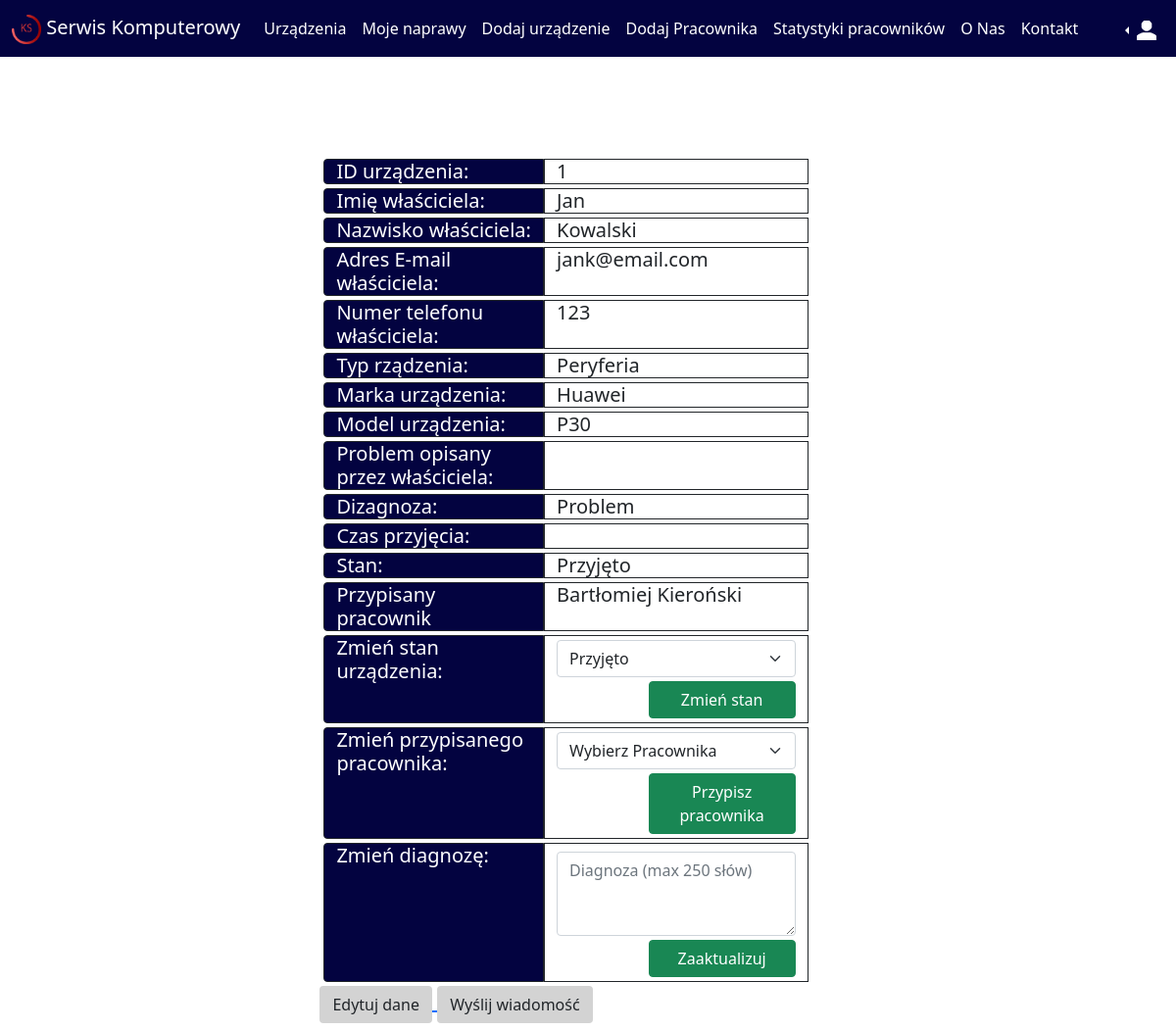
Page /deviceinfo.php?id=1 (signed in) on the committed database.
### tables this page shows
CREATE TABLE `urzadzenie` (
  `idUrzadzenia` int(11) NOT NULL,
  `imieWlasciciela` varchar(30) DEFAULT NULL,
  `nazwiskoWlasciciela` varchar(30) DEFAULT NULL,
  `adresEmailWlasiciela` varchar(30) DEFAULT NULL,
  `numerTelefonuWlasciciela` varchar(30) DEFAULT NULL,
  `markaUrzadzenia` varchar(30) DEFAULT NULL,
  `typUrzadzenia` varchar(30) DEFAULT NULL,
  `modelUrzadzenia` varchar(30) DEFAULT NULL,
  `Problem` tinytext DEFAULT NULL,
  `Diagnoza` varchar(250) DEFAULT NULL,
  `Stan` varchar(100) DEFAULT NULL,
  `DataObecna` datetime DEFAULT NULL,
  `PrzypisanyPracownik` int(11) DEFAULT NULL
);

CREATE TABLE `owner` (
  `Id` int(11) NOT NULL,
  `Imie` varchar(30) NOT NULL,
  `Nazwisko` varchar(30) NOT NULL,
  `NumerTelefonu` varchar(11) NOT NULL,
  `AdresEmail` varchar(50) NOT NULL,
  `Haslo` varchar(30) NOT NULL,
  `typuzytkownika` varchar(30) DEFAULT NULL
);

### deviceinfo.php (the view, shortened to what this page needs)
<!DOCTYPE html>
<html>
<head>
    <link href="https://cdn.jsdelivr.net/npm/bootstrap@5.1.3/dist/css/bootstrap.min.css" rel="stylesheet">
</head>
<body>
<div class="sticky-top">
      <nav class="navbar navbar-expand-lg navbar-light kolor text-white">
        <div class="container-fluid">
          <a class="navbar-brand text-white" href="#"><img src='Projekt_ks.png' width='30px' height='30px'> Serwis Komputerowy</a>
          <div class="collapse navbar-collapse" id="navbarNav">
            <ul class="navbar-nav">
              <?php
            if(isset($_SESSION['typUzytkownika'] )) {
              if($_SESSION['typUzytkownika'] != "Uzytkownik"){
              echo "<li class='nav-item'>
              <a class='nav-link active text-white' aria-current='page' href='devices.php'>Urządzenia</a>
            </li>";
              }}
              ?>
              <li class="nav-item">
                <a class="nav-link active text-white" href="MojeUrzadzenia.php">Moje naprawy</a>
              </li>
              <?php
              if(isset($_SESSION['typUzytkownika'] )) {
              if($_SESSION['typUzytkownika'] != "Uzytkownik"){
              echo "<li class='nav-item'>
              <a class='nav-link active text-white' href='newdevice.php'>Dodaj urządzenie</a>
            </li>";
              }}
              if(isset($_SESSION['typUzytkownika'] )) {
                if($_SESSION['typUzytkownika'] == "Administrator"){
                echo "<li class='nav-item'>
                <a class='nav-link active text-white' href='dodajPracownika.php'>Dodaj Pracownika</a>
              </li>
              <li class='nav-item'>
                <a class='nav-link active text-white' href='Pracownicy.php'>Statystyki pracowników</a>
              </li>";
                }}
            ?>
            <li class="nav-item">
                <a class="nav-link text-white" href="ONas.php">O Nas</a>
              </li>
              <li class="nav-item">
                <a class="nav-link text-white" href="Kontakt.php">Kontakt</a>
              </li>
                </ul>
          </div>
          <div class='flex-box'>
          <ul class="navbar-nav justify-content-end">
            <li class="nav-item">
              <?php
            if(isset($_SESSION['typUzytkownika'] )) {
              if($_SESSION['typUzytkownika'] != null){
                echo "<li class='nav-item dropdown dropstart'>
          <a class='nav-link dropdown-toggle text-white dropdown-menu-end'  href='' id='navbarDropdownMenuLink' role='button' data-bs-toggle='dropdown' aria-expanded='false'>
            <img width='20px' height='20px' src='account.png'>
          </a>
          <ul class='dropdown-menu' aria-labelledby='navbarDropdownMenuLink'>
            <li><a class='dropdown-item' href='Userinfo.php'>Mój Profil</a></li>
            <li><a class='dropdown-item' href='MojeUrzadzenia.php'>Moje urządzenia</a></li>
            <li><form action='wyloguj.php'>
            <a class='dropdown-item text-dark' type='submit' href='wyloguj.php' method='post' >Wyloguj</a>
            </form></li>
          </ul>
        </li>
                </dropdown>";
              }
            } else{
              echo "<li class='nav-item'>
              <a class='nav-link active text-white' href='login.php'>Zaloguj</a>
            </li>";
          }
            ?>
        </div>
      </nav>
    </div>
    <div>
        <div style="padding-top: 100px">
        <div class="container-fluid " style="width: 70%; pading:left" >
          <div class='container' style='width:70%'>
        <h5>
        <?php
          $idurzadzenia= $_GET['id'];
          $conn = @new mysqli('localhost','root','','serwiskomputerowy');
          if($conn->connect_error !=0){
            echo "wystąpił błąd połączenia".$conn->connect_error;
        }
        else{
          $sql = "SELECT * FROM urzadzenie WHERE idUrzadzenia='$idurzadzenia'";
          $result=$conn->query($sql);
          if($result!=null){
            while($row = $result->fetch_assoc()){
            echo "
            <div class='row m-1 ' style=''>
              <div class='col-5 kolory rounded-start text-white border border-dark border-1' width=''>ID urządzenia: </div>
              <div class='col-6  border border-dark border-1'>$row[idUrzadzenia]</div>
            </div>
            <div class='row m-1 '>
              <div class='col-5 kolory rounded-start text-white border border-dark border-1'>Imię właściciela:</div>
              <div class='col-6  border border-dark border-1'>$row[imieWlasciciela]</div>
            </div>
            <div class='row m-1'>
              <div class='col-5 kolory rounded-start text-white border border-dark border-1'>Nazwisko właściciela:</div>
              <div class='col-6 border border-dark border-1'>$row[nazwiskoWlasciciela]</div>
            </div>
            <div class='row m-1'>
              <div class='col-5 kolory rounded-start text-white border border-dark border-1'>Adres E-mail właściciela:</div>
              <div class='col-6 border border-dark border-1'>$row[adresEmailWlasiciela]</div>
            </div>
            <div class='row m-1'>
              <div class='col-5 kolory rounded-start text-white border border-dark border-1'>Numer telefonu właściciela:</div>
              <div class='col-6 border border-dark border-1'>$row[numerTelefonuWlasciciela]</div>
            </div>
            <div class='row m-1'>
              <div class='col-5 kolory rounded-start text-white border border-dark border-1'>Typ rządzenia:</div>
              <div class='col-6 border border-dark border-1'>$row[typUrzadzenia]</div>
            </div>
            <div class='row m-1'>
              <div class='col-5 kolory rounded-start text-white border border-dark border-1'>Marka urządzenia:</div>
              <div class='col-6 border border-dark border-1'>$row[markaUrzadzenia]</div>
            </div>
            <div class='row m-1'>
              <div class='col-5 kolory rounded-start text-white border border-dark border-1'>Model urządzenia:</div>
              <div class='col-6 border border-dark border-1'>$row[modelUrzadzenia]</div>
            </div>
            <div class='row m-1'>
            <div class='col-5 kolory rounded-start border text-white border-dark border-1'>Problem opisany przez właściciela:</div>
            <div class='col-6 border border-dark border-1'>$row[Problem]</div>
          </div>
          <div class='row m-1'>
              <div class='col-5 kolory rounded-start text-white border border-dark border-1'>Dizagnoza:</div>
              <div class='col-6 border border-dark border-1'>$row[Diagnoza]</div>
            </div>
            <div class='row m-1'>
              <div class='col-5 kolory rounded-start text-white border border-dark border-1'>Czas przyjęcia:</div>
              <div class='col-6 border border-dark border-1'>$row[DataObecna]</div>
            </div>
            <div class='row m-1'>
              <div class='col-5 kolory rounded-start text-white border border-dark border-1'>Stan:</div>
              <div class='col-6 border border-dark border-1'>$row[Stan]</div>
            </div>
            ";
            $idpracownika = "$row[PrzypisanyPracownik]";
            }
          }
      $sql2 = "SELECT	Imie,Nazwisko FROM owner WHERE Id= '$idpracownika'";
      $result2=$conn->query($sql2);
      if($result2!=null){
        while($row2 = $result2->fetch_assoc()){
        echo "<div class='row m-1'>
        <div class='col-5 kolory rounded-start text-white border border-dark border-1'>Przypisany pracownik</div>
        <div class='col-6 border border-dark border-1'>$row2[Imie] $row2[Nazwisko]</div>
      </div>";
        }}
        if($_SESSION['typUzytkownika'] !='Uzytkownik' ):
        echo "<form action='ZmienStan.inc.php' method='Post'>
          <div class='row m-1'>
          <div class='col-5 kolory rounded-start text-white border border-dark border-1'>Zmień stan urządzenia:<input width='10px' type='text' name='iduz' class='visually-hidden' value='$idurzadzenia'> </div>
          <div class='col-6 border border-dark border-1'>
          <select class='form-select mb-1 mt-1' id='Stan' name='Stan' aria-label='Stan'>
            <option selected>Przyjęto</option>
            <option value='W czasie diagnozy'>W czasie diagnozy</option>
            <option value='Oczekuje na czesci'>Oczekuje na części</option>
            <option value='Oczekuje na potwierdzenie naprawy'>Oczekuje na potwierdzenie naprawy</option>
            <option value='W czasie naprawy'> W czasie naprawy</option>
            <option value='Do odbioru'>Do odbioru</option>
            <option value='Do utylizacji'>Do utylizacji</option>
            <option value='Niemożliwe do naprawy'>Niemożliwe do naprawy</option>
            <option value='Odebrane'>Odebrane</option>
            <option value='Zrealizowane'>Zrealizowane</option>
          </select>
          <div class='d-flex justify-content-end mb-1 mt-1'>
          <button class='btn btn-success' style='width:150px' type='submit' class='form-control' id='submit' >Zmień stan</button>
          </div>
          </div>
        </div>
             </form>";
             echo "<form action='ZmienPrzypisanegoPracownika.inc.php' method='Post'>
             <div class='row m-1'>
             <div class='col-5 kolory rounded-start text-white border border-dark border-1'>Zmień przypisanego pracownika:<input width='10px' type='text' name='iduz' class='visually-hidden' value='$idurzadzenia'> </div>
             <div class='col-6 border border-dark border-1'>
             <select class='form-select mb-1 mt-1' id='Pracownik' name='Pracownik' aria-label='Pracownik'>
               <option selected>Wybierz Pracownika</option>";
             echo"</select>
             <div class='d-flex justify-content-end mb-1 mt-1'>
             <button class='btn btn-success' style='width:150px' type='submit' class='form-control' id='submit' >Przypisz pracownika</button>
             </div>
             </div>
           </div>
                </form>";
                echo "<form action='Diagnoza.inc.php' method='Post'>
          <div class='row m-1'>
          <div class='col-5 kolory rounded-start text-white border border-dark border-1'>Zmień diagnozę:<input width='10px' type='text' name='iduz' class='visually-hidden' value='$idurzadzenia'> </div>
          <div class='col-6 border border-dark border-1'>
          <div class='mt-2'>
                  <textarea class='form-control' id='diagnoza' name='diagnoza' cols='40' rows='3' placeholder='Diagnoza (max 250 słów)' ></textarea>
                </div>
          <div class='d-flex justify-content-end mb-1 mt-1'>
          <button class='btn btn-success' style='width:150px' type='submit' class='form-control' id='submit' >Zaaktualizuj</button>
          </div>
          </div>
        </div>
             </form>";
        ?>
        <?php
        echo "<div class='col justify-content-start'>";
        if(isset($_SESSION['typUzytkownika'] )) {
          if($_SESSION['typUzytkownika'] == "Administrator"){
        echo"<a href='EdytujDane.php?id=$idurzadzenia'>
        <button class='btn 'style='background-color:lightgray;' type='button'>Edytuj dane</button>
        </a>" ;
          }}
        endif;
        }
        echo"<a href='Message.php?id=$idurzadzenia'>
        <button class='btn 'style='background-color:lightgray;' type='button'>Wyślij wiadomość</button>
        </a>
        " ;
        ?>
      </h5>
            </div>
      </div>
        </div>
    </div>
</body>
</html>

### deviceinfo.php (style rules this page uses)
body { background-color: ; }
.kolor { background-color: rgb(3,3,64); }
.kolory { background-color:rgb(3,3,64); }

### rows in the picture
urzadzenie: idUrzadzenia "1", imieWlasciciela "Jan", nazwiskoWlasciciela "Kowalski", adresEmailWlasiciela "jank@email.com", numerTelefonuWlasciciela "123", typUrzadzenia "Peryferia", markaUrzadzenia "Huawei", modelUrzadzenia "P30", Diagnoza "Problem", Stan "Przyjęto"
owner: Imie "Bartłomiej", Nazwisko "Kieroński"
